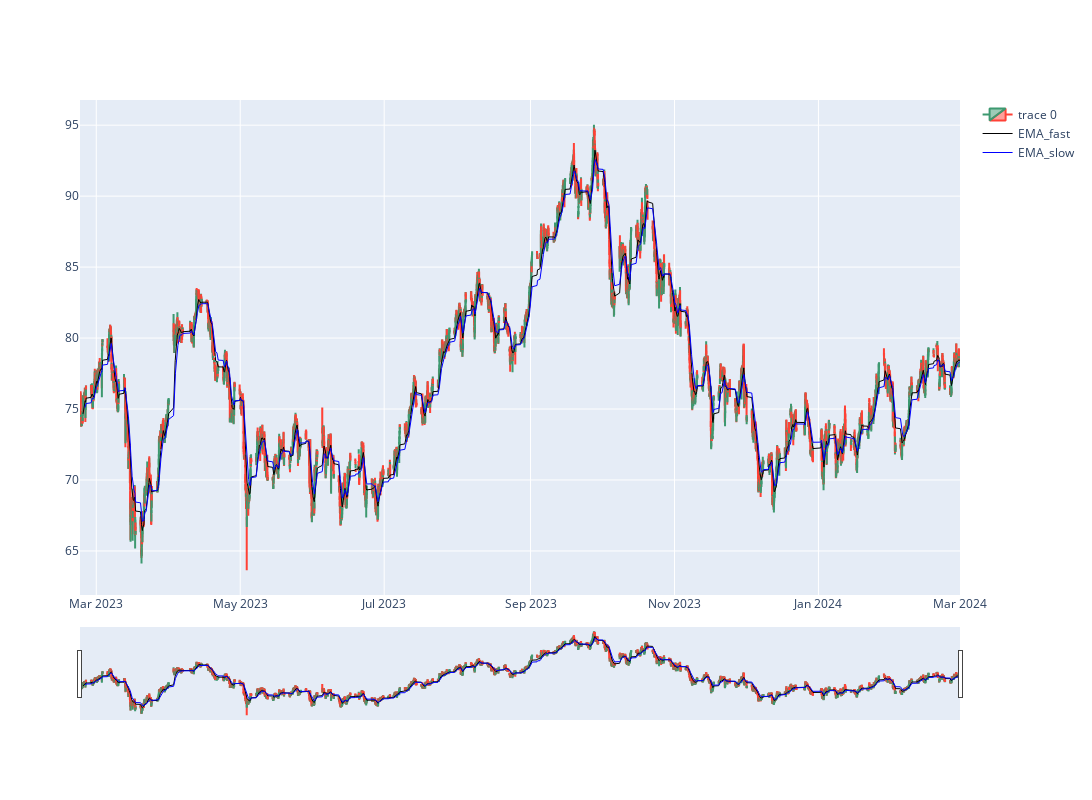

Source (notebook cell):
### Markdown cell above
## Evaluating the Data

### Code cell
import plotly.graph_objects as go
from plotly.subplots import make_subplots
from datetime import datetime
st=100
dfpl = df[:]
#dfpl.reset_index(inplace=True)
fig = go.Figure(data=[go.Candlestick(x=dfpl.index,
                open=dfpl['Open'],
                high=dfpl['High'],
                low=dfpl['Low'],
                close=dfpl['Close']),

                # go.Scatter(x=dfpl.index, y=dfpl['BBL_15_1.5'], 
                #            line=dict(color='green', width=1), 
                #            name="BBL"),
                # go.Scatter(x=dfpl.index, y=dfpl['BBU_15_1.5'], 
                #            line=dict(color='green', width=1), 
                #            name="BBU"),
                go.Scatter(x=dfpl.index, y=dfpl['EMA_fast'], 
                           line=dict(color='black', width=1), 
                           name="EMA_fast"),
                go.Scatter(x=dfpl.index, y=dfpl['EMA_slow'], 
                           line=dict(color='blue', width=1), 
                           name="EMA_slow")])

fig.update_layout(width=1200, height=800)
fig.show()

### Figure 1 — Plotly figure (JSON) as saved in the notebook; plotly's stock layout.template omitted (floating-point values rounded to 4 significant figures; data arrays with more than 128 entries replaced by an {"elided": "..."} marker saying what was removed)
{"data": [{"close": {"elided": "5728 float values"}, "high": {"elided": "5728 float values"}, "low": {"elided": "5728 float values"}, "open": {"elided": "5728 float values"}, "type": "candlestick", "x": {"elided": "5728 str values"}}, {"line": {"color": "black", "width": 1}, "name": "EMA_fast", "type": "scatter", "x": {"elided": "5728 str values"}, "y": {"elided": "5728 float values"}}, {"line": {"color": "blue", "width": 1}, "name": "EMA_slow", "type": "scatter", "x": {"elided": "5728 str values"}, "y": {"elided": "5728 float values"}}], "layout": {"height": 800, "width": 1200}}
